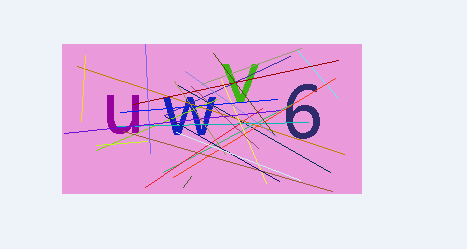
#> input picture 20190911/带干扰线验证码识别/test.jpg, 467 x 249 px
$ python test.py
#> lines starting #> are read from the running program, lines starting #| are printed output that depends on the picture; after the words box and inside, x2 and y2 are one past the last pixel; in counts of white or black regions, pixels touching at a corner belong together
import os
import pytesseract
# import tesserocr
from PIL import Image
from collections import defaultdict

# tesseract.exe所在的文件路径
pytesseract.pytesseract.tesseract_cmd = r'D:\tesseract\Tesseract-OCR/tesseract.exe'

# 获取图片中像素点数量最多的像素
def get_threshold(image):
    pixel_dict = defaultdict(int)

    # 像素及该像素出现次数的字典
    rows, cols = image.size
    for i in range(rows):
        for j in range(cols):
            pixel = image.getpixel((i, j))
            pixel_dict[pixel] += 1

    count_max = max(pixel_dict.values()) # 获取像素出现出多的次数
    pixel_dict_reverse = {v:k for k,v in pixel_dict.items()}
    threshold = pixel_dict_reverse[count_max] # 获取出现次数最多的像素点

    return threshold

# 按照阈值进行二值化处理
# threshold: 像素阈值
def get_bin_table(threshold):
    # 获取灰度转二值的映射table
    table = []
    for i in range(256):
        rate = 0.1 # 在threshold的适当范围内进行处理
        if threshold*(1-rate)<= i <= threshold*(1+rate):
            table.append(1)
        else:
            table.append(0)
    return table

# 去掉二值化处理后的图片中的噪声点
def cut_noise(image):

    rows, cols = image.size # 图片的宽度和高度
    change_pos = [] # 记录噪声点位置

    # 遍历图片中的每个点，除掉边缘
    for i in range(1, rows-1):
        for j in range(1, cols-1):
            # pixel_set用来记录该店附近的黑色像素的数量
            pixel_set = []
            # 取该点的邻域为以该点为中心的九宫格
            for m in range(i-1, i+2):
                for n in range(j-1, j+2):
                    if image.getpixel((m, n)) != 1: # 1为白色,0位黑色
                        pixel_set.append(image.getpixel((m, n)))

            # 如果该位置的九宫内的黑色数量小于等于4，则判断为噪声
            if len(pixel_set) <= 4:
                change_pos.append((i,j))

    # 对相应位置进行像素修改，将噪声处的像素置为1（白色）
    for pos in change_pos:
        image.putpixel(pos, 1)

    return image # 返回修改后的图片

# 识别图片中的数字加字母
# 传入参数为图片路径，返回结果为：识别结果
def OCR_lmj(img_path):

    image = Image.open(img_path) # 打开图片文件
    imgry = image.convert('L')  # 转化为灰度图

    # 获取图片中的出现次数最多的像素，即为该图片的背景
    max_pixel = get_threshold(imgry)

    # 将图片进行二值化处理
    table = get_bin_table(threshold=max_pixel)
    out = imgry.point(table, '1')

    # 去掉图片中的噪声（孤立点）
    out = cut_noise(out)

    #保存图片
    # out.save('E://figures/img_gray.jpg')

    # 仅识别图片中的数字
    #text = pytesseract.image_to_string(out, config='digits')
    # 识别图片中的数字和字母
    text = pytesseract.image_to_string(out)

    # 去掉识别结果中的特殊字符
    exclude_char_list = ' .:\\|\'\"?![],()~@#$%^&*_+-={};<>/¥'
    text = ''.join([x for x in text if x not in exclude_char_list])
    #print(text)

    return text

def main():

    # 识别指定文件目录下的图片
    # 图片存放目录figures
    image_path = './test.jpg'
    recognizition = OCR_lmj(image_path) # 图片识别的文字结果
#> in OCR_lmj, image is the input picture: PIL image 467x249 RGBA; mean R, G, B, A 230.2, 204.9, 233.2, 255
#> in OCR_lmj, `imgry = image.convert('L')`:
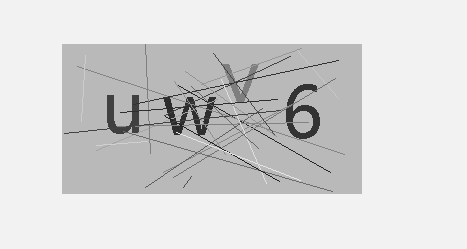
#> imgry: PIL image 467x249 L; min 32, max 242, mean 215.6
#> after the loop in get_threshold, `for i in range(rows):`: pixel_dict = 28 items
#> in get_threshold, `count_max = max(pixel_dict.values())`: count_max = 71283
#> in get_threshold, `pixel_dict_reverse = {v:k for k,v in pixel_dict.items()}`: pixel_dict_reverse = 27 items
#> in get_threshold, `threshold = pixel_dict_reverse[count_max]`: threshold = 242
#> after the loop in get_bin_table, `for i in range(256):`: table = 256 values from 0 to 1
#> in OCR_lmj, `out = imgry.point(table, '1')`:
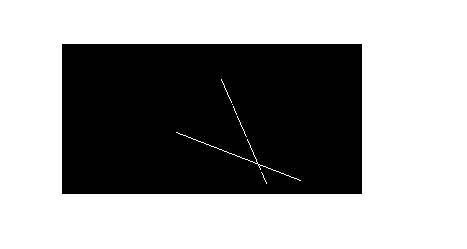
#> out: PIL image 467x249 1; 61.5% white; 1 black region, box (x1, y1, x2, y2) and area: (62, 44, 362, 194) 44779
#> after the loop in cut_noise, `for i in range(1, rows-1):`: change_pos = 69861 items
#> the loop in cut_noise, `for pos in change_pos:` made 69861 passes
#> pos on passes 1 to 3: (1, 1), (1, 2), (1, 3)
#> after the loop in cut_noise, `for pos in change_pos:`: image: PIL image 467x249 1; 61.5% white; 1 black region, box (x1, y1, x2, y2) and area: (62, 44, 362, 194) 44773


    '''
    # 单张图片识别
    image_path = 'E://figures/code (1).jpg'
    OCR_lmj(image_path)
    '''

main()
#> (the call stopped at in OCR_lmj, `text = pytesseract.image_to_string(out)`: pytesseract is not available in this run)
